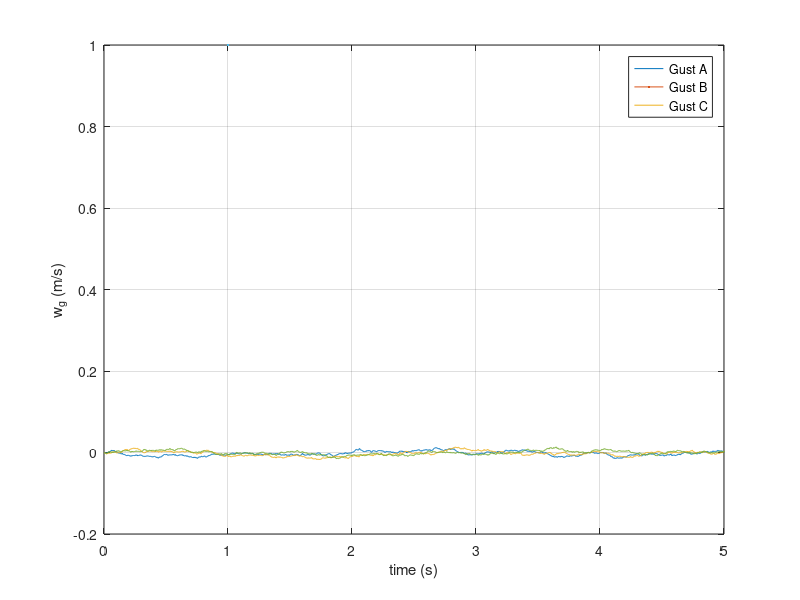

Here is the MATLAB script that generated this plot:
close all;
clear all;
clc;

gust1 = load("contgust1.mat").gustz;
gust2 = load("contgust2.mat").gustz;
gust3 = load("contgust3.mat").gustz;
%gust4 = load("contgust4.mat").gustz;

t = linspace(0,12, length(gust1));

plot(t, 0.006*gust1, LineWidth=1)
hold on;
plot(t, 0.006*gust2, LineWidth=1)
plot(t, 0.006*gust3, LineWidth=1)
%plot(t, 0.006*gust4, LineWidth=1)
legend("Gust A", "Gust B", "Gust C")
ylabel("w_g (m/s)")
xlabel('time (s)')
xlim([0 5])
grid on